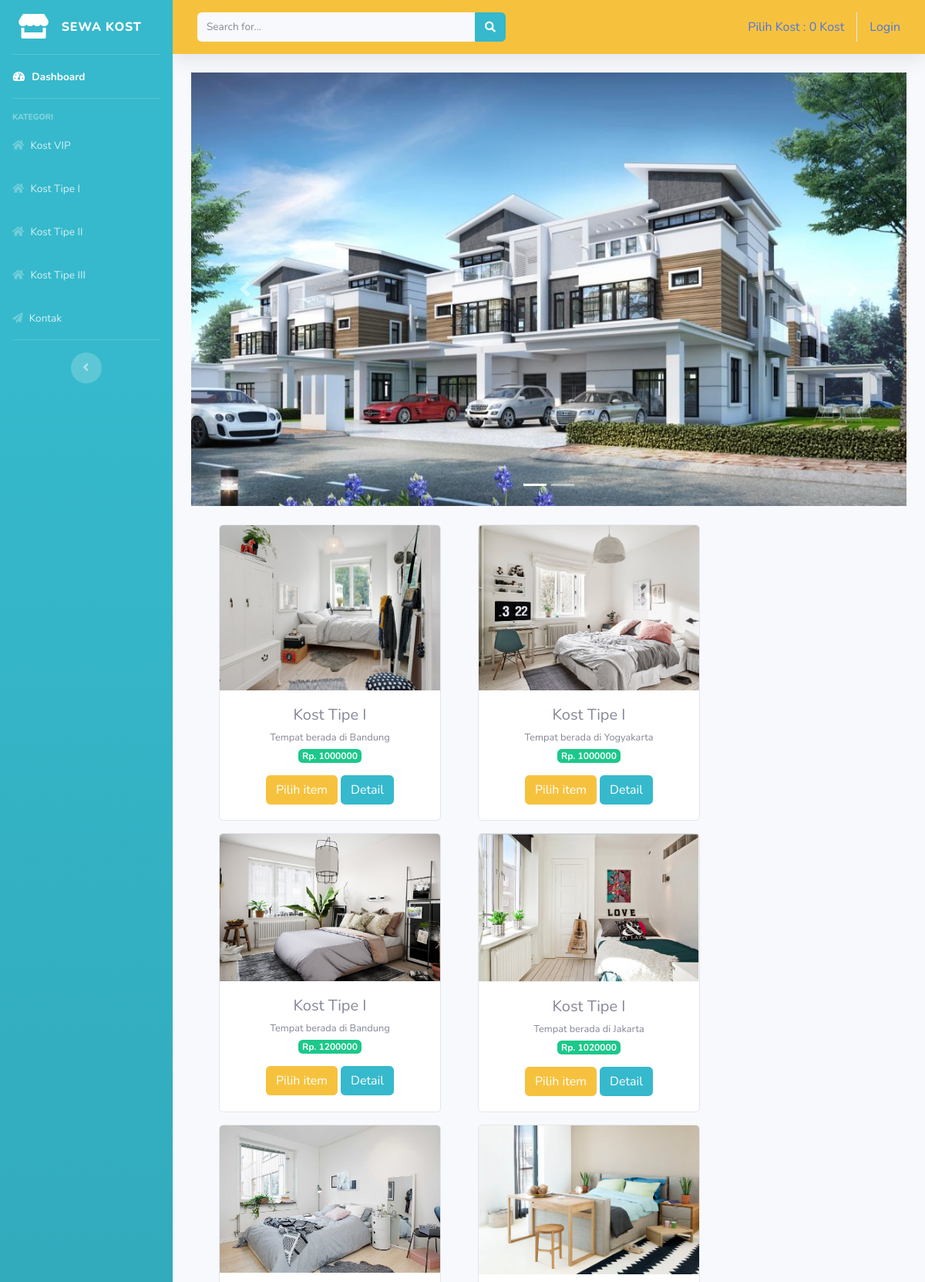
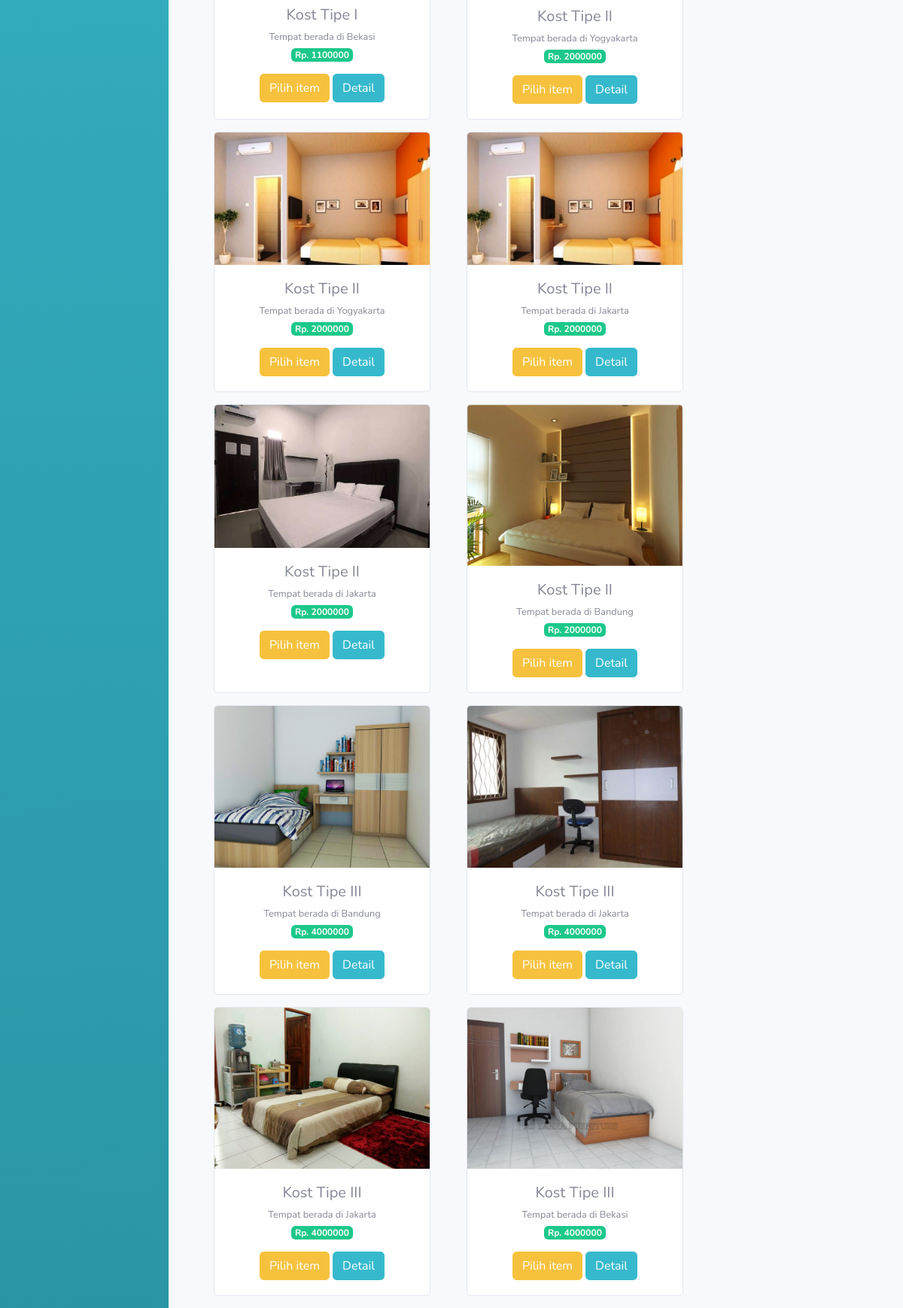
The page / (upper part) on the database its author committed (2 pictures, top to bottom).
### tables this page shows
CREATE TABLE `tb_wedding` (
  `id_wo` int(11) NOT NULL,
  `nama_wo` varchar(120) NOT NULL,
  `keterangan` varchar(225) NOT NULL,
  `kategori` varchar(60) NOT NULL,
  `harga` int(11) NOT NULL,
  `stok` varchar(50) NOT NULL,
  `gambar` text NOT NULL
);

### application/controllers/Welcome.php (called while the page is built, shortened)
<?php
class Welcome extends CI_Controller {
	public function index()
	{
		$data['barang']= $this->model_barang->tampil_data()->result();
		$this->load->view('templates/header');
		$this->load->view('templates/sidebar');
		$this->load->view('dashboard',$data);
		$this->load->view('templates/footer');
	}
}

### index.php (called while the page is built, shortened)
<?php
require_once BASEPATH.'core/CodeIgniter.php';

### application/models/model_barang.php (called while the page is built, shortened)
<?php
	class Model_barang extends CI_Model{
		public function tampil_data(){
			return $this->db->get('tb_wedding');
		}
	}

### application/views/dashboard.php (the view, shortened to what this page needs)
<div class="container fluid">
	<div id="carouselExampleIndicators" class="carousel slide" data-ride="carousel">
	  <ol class="carousel-indicators">
	    <li data-target="#carouselExampleIndicators" data-slide-to="0" class="active"></li>
	    <li data-target="#carouselExampleIndicators" data-slide-to="1"></li>
	  </ol>
	  <div class="carousel-inner">
	    <div class="carousel-item active">
	      <img class="d-block w-100" src="<?php echo base_url('assets/img/rumah.jpg') ?>" alt="First slide">
	    </div>
	  </div>
	  <a class="carousel-control-prev" href="#carouselExampleIndicators" role="button" data-slide="prev">
	    <span class="carousel-control-prev-icon" aria-hidden="true"></span>
	  </a>
	  <a class="carousel-control-next" href="#carouselExampleIndicators" role="button" data-slide="next">
	    <span class="carousel-control-next-icon" aria-hidden="true"></span>
	  </a>
	</div>
	<div class="row text-center mt-4">
		<?php foreach ($barang as $brg) : ?>
			<div class="card ml-5 mb-3" style="width: 18rem;">
			  <img class="card-img-top" src="<?php echo base_url().'/uploads/'.$brg->gambar?>" alt="Card image cap">
			  <div class="card-body">
			    <h5 class="card-title mb-1"><?php echo $brg->nama_wo?></h5>
			    <small><?php echo $brg->keterangan?></small><br>
			    <span class="badge badge-success mb-3">Rp. <?php echo $brg->harga ?></span><br>
			    <?php echo anchor('dashboard/tambah_ke_keranjang/' .$brg->id_wo, '<div class="btn btn_sm btn-warning">Pilih item</div>') ?>
			    <?php echo anchor('dashboard/detail/' .$brg->id_wo, '<div class="btn btn_sm btn-info">Detail</div>') ?>
			  </div>
			</div>
		<?php endforeach; ?>
	</div>
</div>

### application/views/templates/header.php (shortened to what this page needs)
<!DOCTYPE html>
<html lang="en">
<head>
    <link href="<?php echo base_url() ?>assets/vendor/fontawesome-free/css/all.min.css" rel="stylesheet" type="text/css">
    <link href="<?php echo base_url() ?>assets/css/sb-admin-2.min.css" rel="stylesheet">
</head>

### application/views/templates/sidebar.php (shortened to what this page needs)
<body id="page-top">
    <div id="wrapper">
        <ul class="navbar-nav bg-gradient-info sidebar sidebar-dark accordion" id="accordionSidebar">
            <a class="sidebar-brand d-flex align-items-center justify-content-center" href="index.html">
                <div class="sidebar-brand-icon">
                    <i class="fas fa-store"></i>
                </div>
                <div class="sidebar-brand-text mx-3">Sewa Kost</div>
            </a>
            <hr class="sidebar-divider my-0">
            <li class="nav-item active">
                <a class="nav-link" href="<?php echo base_url('welcome') ?>">
                    <i class="fas fa-fw fa-tachometer-alt"></i>
                    <span>Dashboard</span></a>
            </li>
            <hr class="sidebar-divider">
            <div class="sidebar-heading">
               KATEGORI
            </div>
            <li class="nav-item">
                <a class="nav-link" href="<?php echo base_url('kategori/kostvip') ?>">
                    <i class="fas fa-home"></i>
                    <span>Kost VIP</span></a>
            </li>
            <li class="nav-item">
                <a class="nav-link" href="<?php echo base_url('kategori/kost1') ?>">
                    <i class="fas fa-home"></i>
                    <span>Kost Tipe I</span></a>
            </li>
            <li class="nav-item">
                <a class="nav-link" href="<?php echo base_url('kategori/kost2') ?>">
                   <i class="fas fa-home"></i>
                    <span>Kost Tipe II</span></a>
            </li>
            <li class="nav-item">
                <a class="nav-link" href="<?php echo base_url('kategori/kost3') ?>">
                    <i class="fas fa-home"></i>
                    <span>Kost Tipe III</span></a>
            </li>
            <li class="nav-item">
                <a class="nav-link" href="<?php echo base_url('kategori/kontak') ?>">
                    <i class="fas fa-paper-plane"></i>
                    <span>Kontak</span></a>
            </li>
            <hr class="sidebar-divider d-none d-md-block">
            <div class="text-center d-none d-md-inline">
                <button class="rounded-circle border-0" id="sidebarToggle"></button>
            </div>
        </ul>
        <div id="content-wrapper" class="d-flex flex-column">
            <div id="content">
                <nav class="navbar navbar-expand navbar-light bg-warning topbar mb-4 static-top shadow">
                    <form
                        class="d-none d-sm-inline-block form-inline mr-auto ml-md-3 my-2 my-md-0 mw-100 navbar-search">
                        <div class="input-group">
                            <input type="text" class="form-control bg-light border-0 small" placeholder="Search for..."
                                aria-label="Search" aria-describedby="basic-addon2">
                            <div class="input-group-append">
                                <button class="btn btn-info" type="button">
                                    <i class="fas fa-search fa-sm"></i>
                                </button>
                            </div>
                        </div>
                    </form>
                    <ul class="navbar-nav ml-auto">
                        <div class="navbar">
                            <ul class="nav navbar-nav navbar-right">
                                <li>
                                    <?php
                                    $keranjang = 'Pilih Kost : ' .$this->cart->total_items(). ' Kost ' ?>
                                     <?php echo anchor ('dashboard/detail_keranjang', $keranjang)  ?>
                                </li>
                            </ul>
                            <ul class="nav navbar-nav navbar-right">
                                    <?php if($this->session->userdata('username')) { ?>
                                    <li><div>Selamat Datang <?php echo $this->session->userdata('username')?>?</div></li>
                                    <li><?php echo anchor('auth/logout', 'Logout')  ?></li>
                                    <?php } else { ?>
                                    <li><?php echo anchor('auth/login', 'Login'); ?></li>
                                    <?php } ?>
                            </ul>
                            </div>
                        </div>

### application/views/templates/footer.php (shortened to what this page needs)
</body>
</html>

### rows shown on the page
tb_wedding: gambar (picture), nama_wo "Kost Tipe I", keterangan "Tempat berada di Bandung", harga "1000000", id_wo "Pilih item", id_wo "Detail"
tb_wedding: gambar (picture), nama_wo "Kost Tipe I", keterangan "Tempat berada di Yogyakarta", harga "1000000", id_wo "Pilih item", id_wo "Detail"
tb_wedding: gambar (picture), nama_wo "Kost Tipe I", keterangan "Tempat berada di Bandung", harga "1200000", id_wo "Pilih item", id_wo "Detail"
tb_wedding: gambar (picture), nama_wo "Kost Tipe I", keterangan "Tempat berada di Jakarta", harga "1020000", id_wo "Pilih item", id_wo "Detail"
tb_wedding: gambar (picture), nama_wo "Kost Tipe I", keterangan "Tempat berada di Bekasi", harga "1100000", id_wo "Pilih item", id_wo "Detail"
tb_wedding: gambar (picture), nama_wo "Kost Tipe II", keterangan "Tempat berada di Yogyakarta", harga "2000000", id_wo "Pilih item", id_wo "Detail"
tb_wedding: gambar (picture), nama_wo "Kost Tipe II", keterangan "Tempat berada di Yogyakarta", harga "2000000", id_wo "Pilih item", id_wo "Detail"
tb_wedding: gambar (picture), nama_wo "Kost Tipe II", keterangan "Tempat berada di Jakarta", harga "2000000", id_wo "Pilih item", id_wo "Detail"
tb_wedding: gambar (picture), nama_wo "Kost Tipe II", keterangan "Tempat berada di Jakarta", harga "2000000", id_wo "Pilih item", id_wo "Detail"
tb_wedding: gambar (picture), nama_wo "Kost Tipe II", keterangan "Tempat berada di Bandung", harga "2000000", id_wo "Pilih item", id_wo "Detail"
tb_wedding: gambar (picture), nama_wo "Kost Tipe III", keterangan "Tempat berada di Bandung", harga "4000000", id_wo "Pilih item", id_wo "Detail"
tb_wedding: gambar (picture), nama_wo "Kost Tipe III", keterangan "Tempat berada di Jakarta", harga "4000000", id_wo "Pilih item", id_wo "Detail"
tb_wedding: gambar (picture), nama_wo "Kost Tipe III", keterangan "Tempat berada di Jakarta", harga "4000000", id_wo "Pilih item", id_wo "Detail"
tb_wedding: gambar (picture), nama_wo "Kost Tipe III", keterangan "Tempat berada di Bekasi", harga "4000000", id_wo "Pilih item", id_wo "Detail"

### other values the page prints
anchor ('dashboard/detail_keranjang', $keranjang) "Pilih Kost : 0 Kost"
anchor('auth/login', 'Login') "Login"
